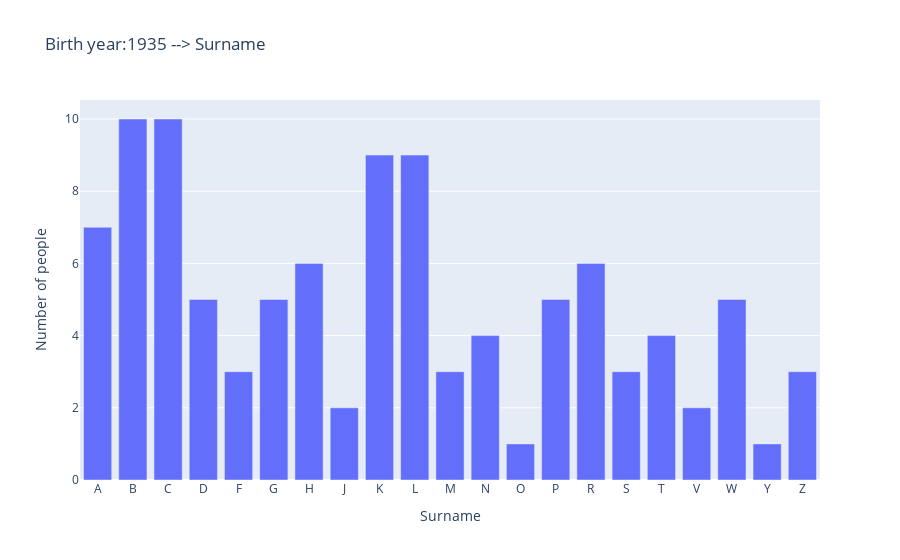

This figure's notebook cell:
### Markdown cell above
## Birth year:selected --> surname

### Code cell
# get data for selected birth year


data_selected = getSelectedData(data, "born",selected_birthyear)


x_label = "Surname"
y_label = "Number of people"
histogram_title = f"Birth year:{selected_birthyear} --> Surname"


selected_field = "name"
histogram_type = "surname"
ignore_list = [""]

if len(data_selected) > 0:

    histogram = create_histogram({"persons": data_selected}, x_label, y_label, histogram_title, entity_type, selected_field, ignore_list,histogram_type,0)
    histogram.show()

### Figure 1 — Plotly figure (JSON) as saved in the notebook; plotly's stock layout.template omitted (floating-point values rounded to 4 significant figures)
{"data": [{"alignmentgroup": "True", "hovertemplate": "Surname=%{x}<br>Number of people=%{y}<extra></extra>", "legendgroup": "", "marker": {"color": "#636efa", "pattern": {"shape": ""}}, "name": "", "offsetgroup": "", "orientation": "v", "showlegend": false, "textposition": "auto", "type": "bar", "x": ["A", "B", "C", "D", "F", "G", "H", "J", "K", "L", "M", "N", "O", "P", "R", "S", "T", "V", "W", "Y", "Z"], "xaxis": "x", "y": [7, 10, 10, 5, 3, 5, 6, 2, 9, 9, 3, 4, 1, 5, 6, 3, 4, 2, 5, 1, 3], "yaxis": "y"}], "layout": {"barmode": "relative", "legend": {"tracegroupgap": 0}, "title": {"text": "Birth year:1935 --> Surname"}, "xaxis": {"anchor": "y", "domain": [0, 1], "title": {"text": "Surname"}}, "yaxis": {"anchor": "x", "domain": [0, 1], "title": {"text": "Number of people"}}}}
